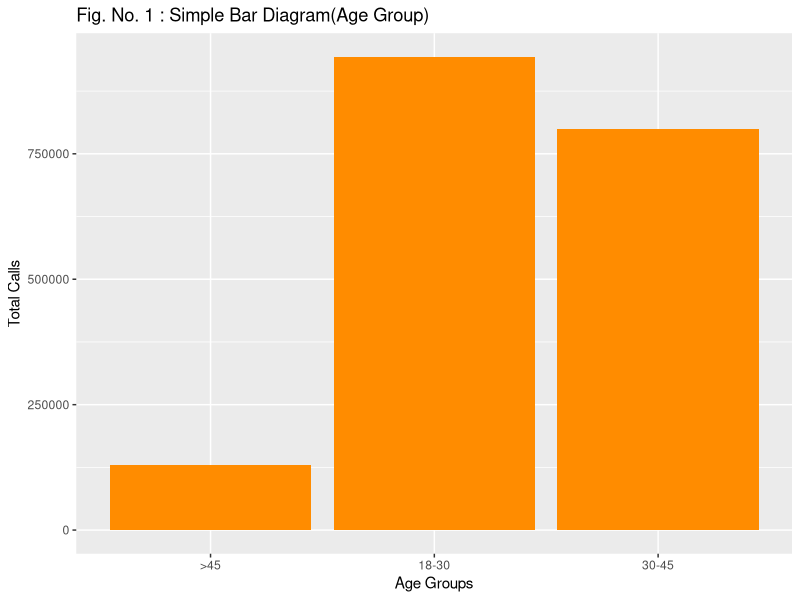

The R source for this figure:


telecom <- read.csv("../../../data/0104_exploratory_data_analysis/data_visualisation/telecom.csv", header = TRUE)


library(ggplot2)


# a class mate had an issue with the below code:
# ggplot(telecom, aes(x - Age_Group, y = Calls)) +
#   geom_bar(stat = "identity", fill = "darkorange") +
#   labs(x = "Age Groups", y = "Total Calls", title = "Fig. No. 1 : Simple Bar Diagram(Age Group)")
#
# the issue was in the first line:
#   ggplot(telecom, aes(x - Age_Group, y = Calls)) +
# should have been:
#   ggplot(telecom, aes(x = Age_Group, y = Calls)) +
#
ggplot(telecom, aes(x = Age_Group, y = Calls)) +
  geom_bar(stat = "identity", fill = "darkorange") +
  labs(x = "Age Groups", y = "Total Calls", title = "Fig. No. 1 : Simple Bar Diagram(Age Group)")
